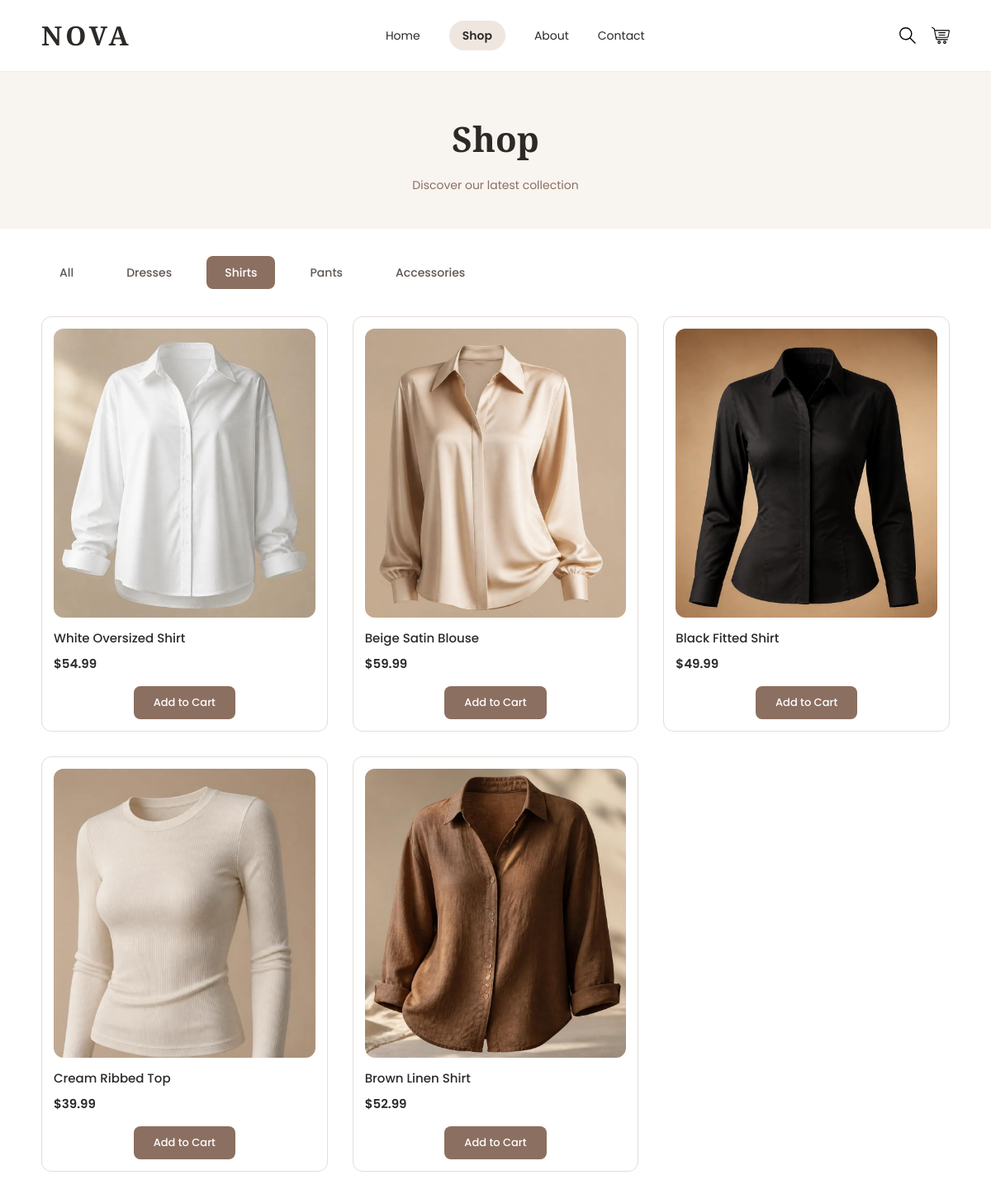
The app's page /shop.php?category=2 with its own data.
### tables this page shows
CREATE TABLE IF NOT EXISTS `categories` (
  `id` int UNSIGNED NOT NULL AUTO_INCREMENT,
  `name` varchar(100) DEFAULT NULL,
  `image` varchar(255) DEFAULT NULL,
  `created_at` timestamp NULL DEFAULT CURRENT_TIMESTAMP,
  PRIMARY KEY (`id`)
);

CREATE TABLE IF NOT EXISTS `products` (
  `id` int UNSIGNED NOT NULL AUTO_INCREMENT,
  `name` varchar(100) NOT NULL,
  `description` text NOT NULL,
  `price` decimal(10,2) NOT NULL,
  `stock` int UNSIGNED NOT NULL DEFAULT '0',
  `size` varchar(50) NOT NULL,
  `color` varchar(50) NOT NULL,
  `material` varchar(100) NOT NULL,
  `image` varchar(255) NOT NULL,
  `category_id` int NOT NULL,
  `created_at` timestamp NOT NULL DEFAULT CURRENT_TIMESTAMP,
  PRIMARY KEY (`id`)
);

### shop.php (the view, shortened to what this page needs)
<?php
require_once "config.php";
$stmt = $pdo->query("SELECT * FROM categories");
$categories = $stmt->fetchAll(PDO::FETCH_ASSOC);
$categoryId = $_GET['category'] ?? null;
if ($categoryId) {
    $statement = $pdo->prepare(
            "SELECT * FROM products WHERE category_id = ?"
    );
    $statement->execute([$categoryId]);
} else {
    $statement = $pdo->query("SELECT * FROM products");
}
$products = $statement->fetchAll(PDO::FETCH_ASSOC);
?>
<!DOCTYPE html>
<html lang="en">
<head>
    <link rel="stylesheet" href="css/style.css">
    <link rel="stylesheet" href="css/responsive.css">
</head>
<body>
<header class="navbar">
    <nav class="menuItem">
        <div class="logo">
            <a href="index.php">NOVA</a>
        </div>
        <ul class="navLinks">
            <li>
                <a href="index.php">
                    Home
                </a>
            </li>
            <li><a href="shop.php" class="active">Shop</a></li>
            <li><a href="about.php">About</a></li>
            <li><a href="contact.php">Contact</a></li>
        </ul>
        <div class="desktopIcons">
            <button class="searchIcon">
                <img src="images/search.svg" alt="Search"/>
            </button>
            <a href="cart.php" class="cartIcon">
                <img src="images/cart.svg" alt="Cart"/>
            </a>
        </div>
    </nav>
</header>
<section class="shopHeader">
    <h2>Shop</h2>
    <p>
        Discover our latest collection
    </p>
</section>
<nav class="categoryNav">
    <ul>
        <li>
            <a
                    href="shop.php"
                    class="<?= $categoryId === null ? 'active' : '' ?>"
            >
                All
            </a>
        </li>
        <?php foreach ($categories as $category): ?>
            <li>
                <a
                        href="shop.php?category=<?= $category['id'] ?>"
                        class="<?= $categoryId == $category['id'] ? 'active' : '' ?>"
                >
                    <?= $category['name'] ?>
                </a>
            </li>
        <?php endforeach; ?>
    </ul>
</nav>
<div class="productGrid">
    <?php foreach ($products as $product): ?>
        <div class="productCard" id="<?= htmlspecialchars($product['id']) ?>">
            <div class="productCardImg">
                <img src="<?= htmlspecialchars($product['image']) ?>"
                     alt="<?= htmlspecialchars($product['name']) ?>">
            </div>
            <p class="productName"><?= htmlspecialchars($product['name']) ?></p>
            <p class="price">$<?= htmlspecialchars($product['price']) ?></p>
            <button class="addtoCart">Add to Cart</button>
        </div>
    <?php endforeach; ?>
</div>
</body>
</html>

### css/style.css (style rules this page uses)
:root { --color-primary: #8b6f61; --color-primary-dark: #6f5549; --color-primary-light: #eee6df; --color-bg: #ffffff; --color-bg-alt: #f8f4f0; --color-border: #e5ddd7; --color-text: #2c2927; --color-text-muted: #5f5752; --color-text-light: #8b6f61; --font-heading: "Playfair Display", serif; --font-body: "Poppins", sans-serif; --radius-md: 8px; --radius-lg: 12px; --radius-full: 50%; --shadow-md: 0 8px 25px rgba(44, 41, 39, 0.1); --shadow-lg: 0 12px 35px rgba(44, 41, 39, 0.15); --transition-base: 0.3s ease; --transition-slow: 0.5s ease; }
* { margin: 0; padding: 0; box-sizing: border-box; }
body { font-family: var(--font-body); color: var(--color-text); background-color: var(--color-bg); line-height: 1.7; font-size: 15px; padding-top: 72px; }
ul { list-style: none; }
a { text-decoration: none; color: inherit; transition: color var(--transition-base); }
img { max-width: 100%; display: block; }
button { font-family: inherit; cursor: pointer; }
.navbar { position: fixed; top: 0; left: 0; width: 100%; z-index: 1000; background-color: rgba(255, 255, 255, 0.95); backdrop-filter: blur(12px); -webkit-backdrop-filter: blur(12px); border-bottom: 1px solid rgba(229, 221, 215, 0.5); }
nav { display: flex; justify-content: space-between; align-items: center; width: 100%; padding: 16px 50px; }
.menuItem { display: flex; justify-content: space-between; align-items: center; width: 100%; }
.logo a { color: var(--color-text); font-family: var(--font-heading); font-size: 32px; font-weight: 600; letter-spacing: 4px; }
.navLinks { display: flex; align-items: center; gap: 35px; }
.navLinks a { color: var(--color-text); font-size: 14px; }
.navLinks li a.active { background-color: var(--color-primary-light); padding: 8px 16px; border-radius: 32px; font-weight: 600; }
.desktopIcons { display: flex; align-items: center; gap: 18px; }
.desktopIcons button { background: none; border: none; padding: 0; display: flex; align-items: center; }
.desktopIcons img { width: 22px; height: 22px; object-fit: contain; }
.productGrid { display: grid; grid-template-columns: repeat(3, 1fr); gap: 30px; }
.productCard { border: 1px solid var(--color-border); padding: 14px; border-radius: var(--radius-lg); background-color: white; transition: all var(--transition-base); display: flex; flex-direction: column; }
.productCardImg { height: 350px; border-radius: var(--radius-lg); overflow: hidden; background-color: var(--color-bg-alt); }
.productCardImg img { width: 100%; height: 100%; object-fit: cover; transition: transform var(--transition-slow); }
.productName { font-size: 15px; font-weight: 500; margin-top: 12px; }
.price { font-size: 15px; font-weight: 600; color: var(--color-text); margin-top: 6px; }
.addtoCart { display: block; width: fit-content; margin: 14px auto 0; padding: 10px 24px; background-color: var(--color-primary); color: white; border: none; border-radius: var(--radius-md); font-family: var(--font-body); font-size: 13px; font-weight: 500; cursor: pointer; transition: all var(--transition-base); }
.shopHeader { padding: 60px 50px 40px; text-align: center; background-color: var(--color-bg-alt); }
.shopHeader h2 { font-family: var(--font-heading); font-size: 42px; font-weight: 600; }
.shopHeader p { margin-top: 10px; font-size: 14px; color: var(--color-text-light); }
.categoryNav { width: 100%; padding: 40px 50px; }
.categoryNav ul { display: flex; justify-content: center; align-items: center; gap: 20px; flex-wrap: wrap; }
.categoryNav a { color: var(--color-text-muted); font-size: 14px; font-weight: 500; padding: 10px 22px; border-radius: var(--radius-md); transition: all var(--transition-base); }
.categoryNav a:hover, .categoryNav a.active { color: white; background-color: var(--color-primary); }
.shopHeader + .categoryNav + .productGrid { padding: 0 50px 60px; }

### records on screen
categories: name "Dresses"
categories: name "Shirts"
categories: name "Pants"
categories: name "Accessories"
products: image+name (picture), name "White Oversized Shirt", price "54.99"
products: image+name (picture), name "Beige Satin Blouse", price "59.99"
products: image+name (picture), name "Black Fitted Shirt", price "49.99"
products: image+name (picture), name "Cream Ribbed Top", price "39.99"
products: image+name (picture), name "Brown Linen Shirt", price "52.99"
